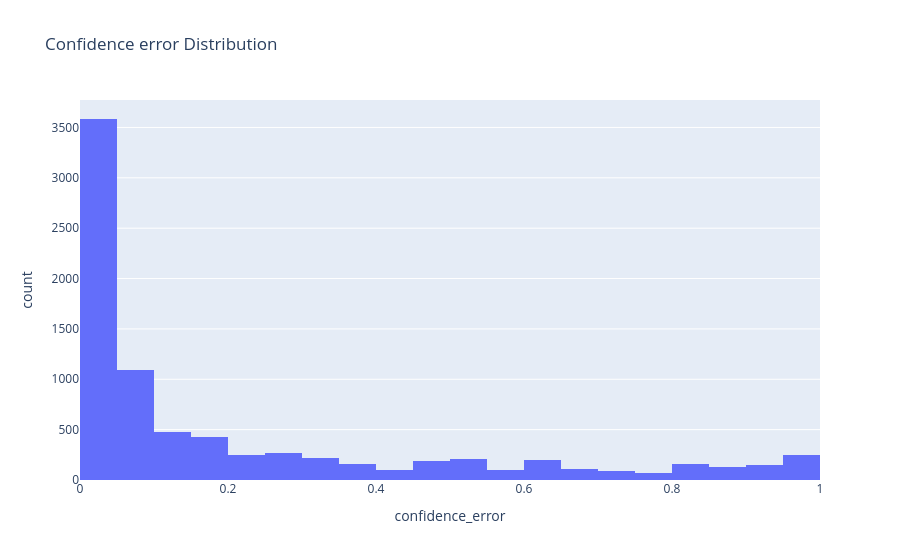

The notebook cell saved with this chart:
### Code cell
fig = px.histogram(data_frame=confidence, x="confidence_error", title="Confidence error Distribution")
fig.update_traces(
    xbins=dict(
        start=0.0,
        end=1.0,
        size=0.05,
    )
)
fig.show()

### Figure 1 — Plotly figure (JSON) as saved in the notebook; plotly's stock layout.template omitted (floating-point values rounded to 4 significant figures; data arrays with more than 128 entries replaced by an {"elided": "..."} marker saying what was removed)
{"data": [{"bingroup": "x", "hovertemplate": "confidence_error=%{x}<br>count=%{y}<extra></extra>", "legendgroup": "", "marker": {"color": "#636efa", "pattern": {"shape": ""}}, "name": "", "orientation": "v", "showlegend": false, "x": {"elided": "8185 float values"}, "xaxis": "x", "yaxis": "y", "type": "histogram", "xbins": {"end": 1.0, "size": 0.05, "start": 0.0}}], "layout": {"xaxis": {"anchor": "y", "domain": [0.0, 1.0], "title": {"text": "confidence_error"}}, "yaxis": {"anchor": "x", "domain": [0.0, 1.0], "title": {"text": "count"}}, "legend": {"tracegroupgap": 0}, "title": {"text": "Confidence error Distribution"}, "barmode": "relative"}}
